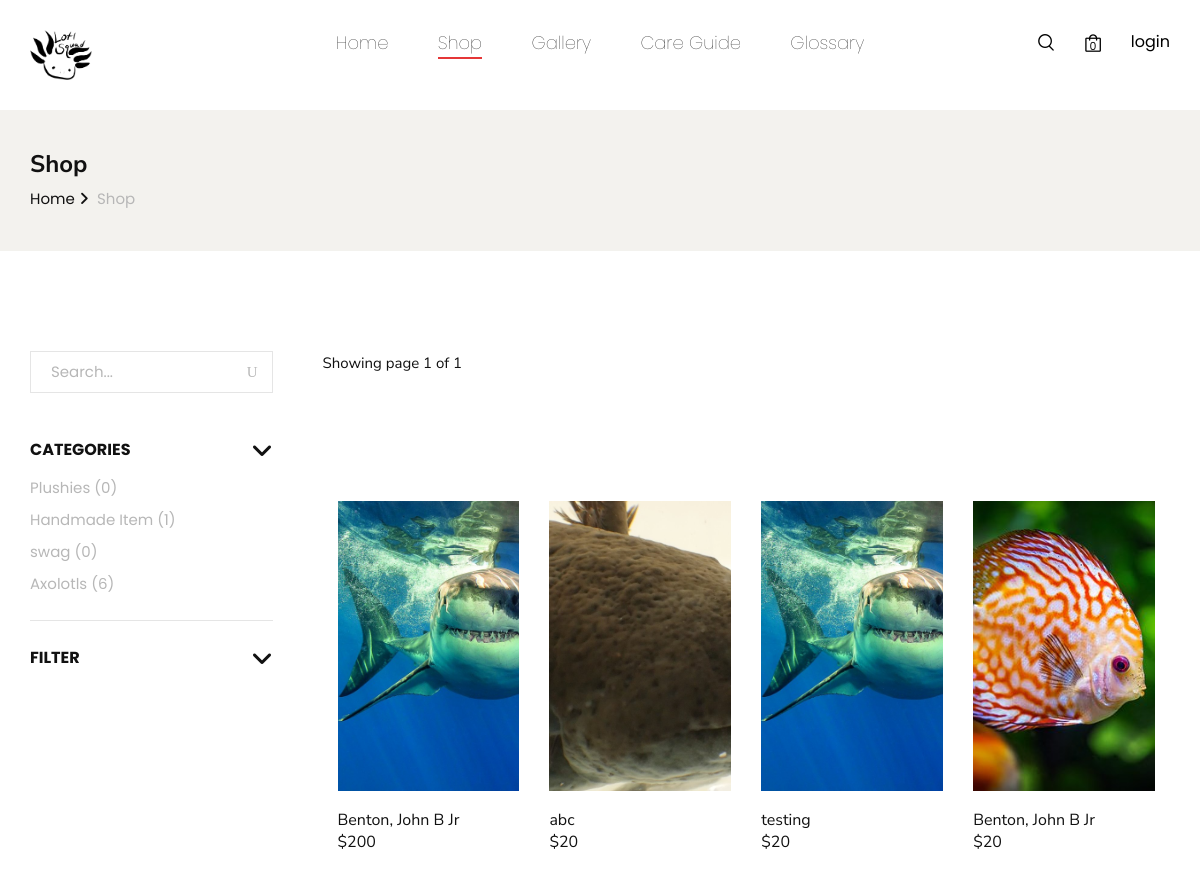
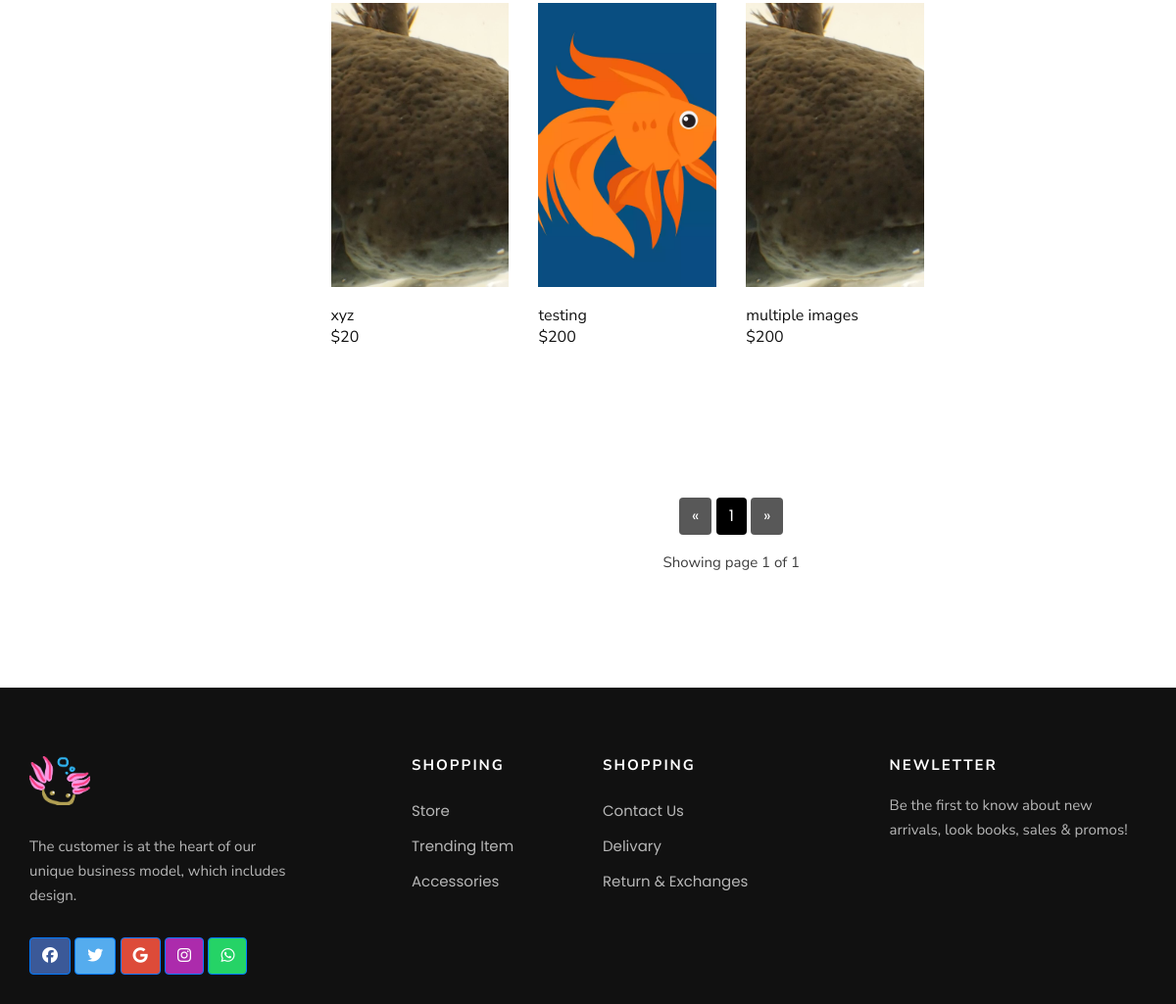
Page /shop on the committed database (2 pictures, top to bottom).
### main.py (models this page shows)
class Products(db.Model):
    id = db.Column(db.Integer, primary_key=True)
    name = db.Column(db.String(255), nullable=False)
    description = db.Column(db.String(255), nullable=False)
    additional_description = db.Column(db.String(1000))
    category = db.Column(db.String(255), nullable=False)
    sub_category = db.Column(db.String(255))
    sub_cat_size = db.Column(db.String(255), default="")
    sub_cat_gender = db.Column(db.String(255), default="")
    sub_cat_homo = db.Column(db.String(255), default="")
    sub_cat_albino = db.Column(db.String(255), default="")
    sub_cat_melanoid = db.Column(db.String(255), default="")
    sub_cat_leucistic = db.Column(db.String(255), default="")
    sub_cat_wild = db.Column(db.String(255), default="")
    sub_cat_heter = db.Column(db.String(255), default="")
    stock = db.Column(db.Integer, nullable=False)
    unit_price = db.Column(db.Integer, nullable=False)
    visibility = db.Column(db.Boolean(), default=1)
    image = db.Column(db.String(255))
    image2= db.Column(db.String(255))
    image3 = db.Column(db.String(255))
    created = db.Column(db.TIMESTAMP(), server_default=func.now())
    modified = db.Column(
        db.TIMESTAMP(), server_default=func.now(), onupdate=func.current_timestamp()
    )
    owner_id = db.Column(
        db.Integer, db.ForeignKey("user.id", ondelete="CASCADE"), nullable=False
    )
    orderitems = db.relationship("OrderItems", backref="products", lazy=True)
    rating = db.relationship("Ratings", backref="products", lazy=True)
    tags = db.Column(db.String(255))

### main.py (the view)
@app.route("/shop")
def shop():
    try:
        cart_data = session["SHOP"]
    except:
        cart_data = {}
    row_per_page = 10
    page = request.args.get("page", 1, type=int)
    product = Products.query.paginate(page=page, per_page=row_per_page)
    plushies = Products.query.filter_by(category="Plushies").all()
    Handmade = Products.query.filter_by(category="Handmade").all()
    Swag = Products.query.filter_by(category="Swag").all()
    Axolotls = Products.query.filter_by(category = "Axolotls").all()
    return render_template(
        "shop.html",
        product=product,
        cart_data=cart_data,
        plushies=plushies,
        handmade=Handmade,
        swag=Swag,
        axolotls = Axolotls,
        category="shop",
    )

### templates/shop.html (shortened to what this page needs)
{%extends 'base.html' %}
{%block content%}
    <section class="breadcrumb-option">
        <div class="container">
            <div class="row">
                <div class="col-lg-12">
                    <div class="breadcrumb__text">
                        <h4>Shop</h4>
                        <div class="breadcrumb__links">
                            <a href="{{url_for('Home')}}">Home</a>
                            <span>Shop</span>
                        </div>
                    </div>
                </div>
            </div>
        </div>
    </section>
    <section class="shop spad">
        <div class="container">
            <div class="row">
                <div class="col-lg-3">
                    <div class="shop__sidebar">
                        <div class="shop__sidebar__search">
                            <form action="/search" method="post">
                                <input type="text" name="search" placeholder="Search...">
                                <button type="submit"><span class="icon_search"></span></button>
                            </form>
                        </div>
                        <div class="shop__sidebar__accordion">
                            <div class="accordion" id="accordionExample">
                                <div class="card">
                                    <div class="card-heading">
                                        <a data-toggle="collapse" data-target="#collapseOne">Categories</a>
                                    </div>
                                    <div id="collapseOne" class="collapse show" data-parent="#accordionExample">
                                        <div class="card-body">
                                            <div class="shop__sidebar__price">
                                                <ul class="">
                                                    {%if cat == "Plushies"%}
                                                    <li style="color:white; background-color:black; font-size:20px; font-weight:bold;"><a href="/pro_cat/Plushies">Plushies ({{plushies | length}})</a></li>
                                                    {%else%}
                                                    <li ><a href="/pro_cat/Plushies">Plushies ({{plushies | length}})</a></li>
                                                    {%endif%}
                                                    {%if cat == "Handmade"%}
                                                    <li style="color:white; background-color:black; font-size:20px; font-weight:bold;"><a href="/pro_cat/Handmade">Handmade Item ({{handmade | length}})</a></li>
                                                    {%else%}
                                                    <li><a href="/pro_cat/Handmade">Handmade Item ({{handmade | length}})</a></li>
                                                    {%endif%}
                                                    {%if cat == "Swag"%}
                                                    <li style="color:white; background-color:black; font-size:20px; font-weight:bold;"><a href="/pro_cat/Swag">swag ({{swag|length}})</a></li>
                                                    {%else%}
                                                    <li><a href="/pro_cat/Swag">swag ({{swag|length}})</a></li>
                                                    {%endif%}
                                                    {%if cat == "Axolotls"%}
                                                    <li style="color:white; background-color:black; font-size:20px; font-weight:bold;"><a href="/pro_cat/Axolotls">Axolotls ({{axolotls |length}})</a></li>
                                                    {%else%}
                                                    <li><a href="/pro_cat/Axolotls">Axolotls ({{axolotls|length}})</a></li>
                                                    {%endif%}
                                                </ul>
                                            </div>
                                        </div>
                                    </div>
                                </div>
{% if cat == "Axolotls" %}
                                <div class="card" id="axol" style="display:">
                                    <div class="card-heading">
                                        <a data-toggle="collapse" data-target="#collapseThrees">Filter</a>
                                    </div>
                                                                        <div id="collapseThrees" class="collapse show" data-parent="#accordionExample">
  <div class="card-body">
      <br>
<form method="post" action="/filter">
<div class="row">
  <div class="col-2 col-sm-2">
    <select class="mdb-select md-form colorful-select dropdown-primary" data-val="true"
      data-val-required="The RoleID field is required." id="RoleID" name="size">
        <option value="">Size</option>
                        <option>3-5</option>
                        <option>5-7</option>
                        <option>7+</option>
    </select>
  </div>
    &nbsp;
    &nbsp;
    &nbsp;
    &nbsp;
    &nbsp;
<div class="col-3 col-sm-3">
  <select class="mdb-select md-form colorful-select dropdown-primary" data-val="true"
    data-val-required="The RoleID field is required." id="gender" name="gender">
      <option value="">Select Gender</option>
                        <option>Unknown</option>
                        <option>Confirmed Male</option>
                        <option>Confirmed Female</option>
  </select>
</div>
<br><br>
    <div class="row">
&nbsp;
    <div class="col-3">
  <select class="mdb-select md-form colorful-select dropdown-primary"  id="homo" name="homo"    >
      <option value="">Select Homozygous Traits</option>
                        <option value="GFP">GFP</option>
                        <option value="RFP">RFP</option>
                        <option value="Albino">Albino</option>
                        <option value="Copper">Copper</option>
                        <option value="Melanoid">Melanoid</option>
                        <option value="Axanthic">Axanthic</option>
                        <option value="Leucistic">Leucistic</option>
                        <option value="Wild">Wild</option>
  </select>
        <script>
        $(document).ready(function(){
            $('#homo').on("change", function(){
            console.log("hello testing");
            if ($('#homo').val() == "Albino"){
            document.getElementById('albino').style.display = "block";
            document.getElementById('melanoid').style.display = "none";
            document.getElementById('leucistic').style.display = "none";
            document.getElementById('wild').style.display = "none";
            }
            else if($('#homo').val() == "Melanoid"){
            document.getElementById('albino').style.display = "none";
            document.getElementById('leucistic').style.display = "none";
            document.getElementById('wild').style.display = "none";
            document.getElementById('melanoid').style.display = "block";
            }
            else if($('#homo').val() == "Leucistic") {
            document.getElementById('albino').style.display = "none";
            document.getElementById('melanoid').style.display = "none";
            document.getElementById('leucistic').style.display = "block";
            document.getElementById('wild').style.display = "none";
            }
            else if($('#homo').val() == "Wild"){
            document.getElementById('albino').style.display = "none";
            document.getElementById('melanoid').style.display = "none";
            document.getElementById('leucistic').style.display = "none";
            document.getElementById('wild').style.display = "block";
            }
            else{
            document.getElementById('albino').style.display = "none";
            document.getElementById('melanoid').style.display = "none";
            document.getElementById('leucistic').style.display = "none";
            }
            });
            });
        </script>
</div>
&nbsp;
&nbsp;
&nbsp;
&nbsp;
&nbsp;
&nbsp;
&nbsp;
        <div class="col-3"  id="albino" style="display:none">
  <select class="" data-val="true"
    data-val-required="The RoleID field is required." id="abc" name="albino">
       <option value="">type</option>
                        <option>Regular</option>
                        <option>Golden</option>
                      </select>
  </select>
</div>
                <div class="col-3"  id="melanoid" style="display:none">
  <select class="" data-val="true"
    data-val-required="The RoleID field is required." id="" name="melanoid">
   <option value="">type</option>
                        <option>Regular</option>
                        <option>Hypomelanistic</option>
  </select>
</div>
        <div class="col-3"  id="leucistic" style="display:none">
  <select class="" data-val="true"
    data-val-required="The RoleID field is required." id="" name="leucistic">
       <option value="">type</option>
                        <option>Clean</option>
                        <option>Freckled</option>
                        <option>Very Dirty</option>
  </select>
</div>
        <div class="col-3"  id="wild" style="display:none">
  <select class="" data-val="true"
    data-val-required="The RoleID field is required." id="" name="wild">
       <option value="">Select Wild Type</option>
                        <option>Standard</option>
                        <option>Starburst</option>
                        <option>Light</option>
                        <option>Dark</option>
  </select>
</div>
        </div>
<br><br>
    <div class="row">
        &nbsp;
                <div class="col-2">
  <select class="mdb-select md-form colorful-select dropdown-primary"  id="heter" name="heter">
       <option value="">Select Heterozygous Traits</option>
                        <option>Albino</option>
                        <option>Copper</option>
                        <option>Melanoid</option>
                        <option>Leucistic</option>
  </select>
        </div>
    </div>
</div>
  </div>
                                </div>
                                    <br>
                                    <input type="submit" class="btn btn-dark" value="apply filter">
                                    </form>
                                    <br><br><br><br><br><br><br><br><br><br><br><br>
</div>
                                {%else%}
                                <div class="card">
                                    <div class="card-heading">
                                        <a data-toggle="collapse" data-target="#collapseThree">Filter</a>
                                    </div>
                                    <div id="collapseThree" class="collapse show" data-parent="#accordionExample">
                                        <div class="card-body">
                                        </div>
                                    </div>
                                </div>
                                {%endif%}
                            </div>
                        </div>
                    </div>
                </div>
                <div class="col-lg-9">
                    <div class="shop__product__option">
                        <div class="row">
                            <div class="col-lg-6 col-md-6 col-sm-6">
                                <div class="shop__product__option__left">
                                    <p>Showing page {{ product.page }} of {{ product.pages }}</p>
                                </div>
                            </div>
                            <div class="col-lg-6 col-md-6 col-sm-6">
                            </div>
                        </div>
                    </div>
<section class="section-products" >
		<div class="container">
            {%if not product.items%}
            <p style="background-color:yellow">sorry no result founded!</p>
            {%else%}
				<div class="row">
					{% for products in product.items %}
						<div class="col-md-6 col-lg-4 col-xl-3" >
								<div id="product-{{products.id}}" class="single-product"  >
										<div class="part-1" style="">
										</div>
										<div class="part-2">
												<h3 class="product-title">{{products.name[:20]}}</h3>
												<h4 class="product-price">${{products.unit_price}}</h4>
										</div>
								</div>
						</div>
					{%endfor%}
{%endif%}
				</div>
		</div>
</section>
                    <br><br><br>
                    <div class="row">
                                   <div class="col-lg-12">
            <div class="text-center">
               <a href="{{ url_for('Home', page=product.prev_num) }}"
                  class="btn
                  {% if product.page == 1 %}disabled{% endif %}" style="color:white; background-color:black;">
                   &laquo;
               </a>
            {% for page_num in product.iter_pages(left_edge=1, right_edge=1, left_current=1, right_current=2) %}
            {% if page_num %}
                       {% if product.page == page_num %}
                       <a href="{{ url_for('Home', page=page_num) }}"
                          class="btn" style="color:white; background-color:black;">
                           {{ page_num }}
                       </a>
                       {% else %}
                       <a href="{{ url_for('Home', page=page_num) }}"
                          class="btn" style="color:white; background-color:black;">
                           {{ page_num }}
                       </a>
                       {% endif %}
                   {% else %}
                       ...
                   {% endif %}
               {% endfor %}
               <a href="{{ url_for('Home', page=product.next_num) }}"
                  class="btn
                  {% if product.page == product.pages %}disabled{% endif %}" style="color:white; background-color:black;">
                   &raquo;
               </a>
            <p class="text-center mt-3">
              Showing page {{ product.page }} of {{ product.pages }}
            </p>
            </div>
            </div>
                    </div>
                </div>
            </div>
        </div>
    </section>
    {%endblock%}

### rows in the picture
Products: name "Benton, John B Jr", unit_price "200"
Products: name "abc", unit_price "20"
Products: name "testing", unit_price "20"
Products: name "Benton, John B Jr", unit_price "20"
Products: name "xyz", unit_price "20"
Products: name "testing", unit_price "200"
Products: name "multiple images", unit_price "200"

### other values in the picture
{{ cart_data|length }} "0"
{{ plushies | length }} "0"
{{ handmade | length }} "1"
{{ swag|length }} "0"
{{ axolotls|length }} "6"
{{ product.page }} "1"
{{ product.pages }} "1"
{{ page_num }} "1"
